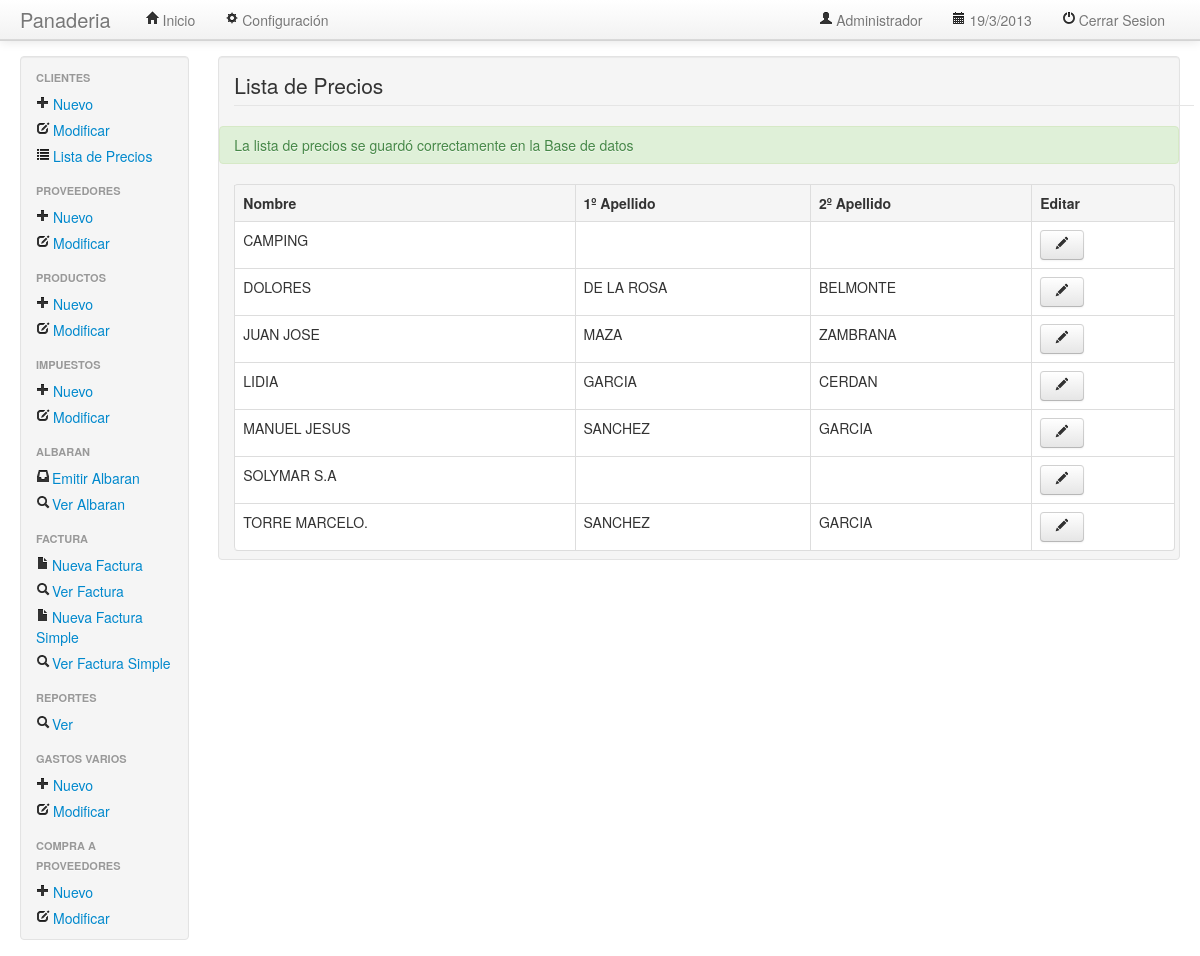
/main.php?iu=listaprecios.php&mdir=vistas&dir=cliente&msg=preciook (signed in), run on the app's committed database.
### tables this page shows
CREATE TABLE `cliente` (
  `idcliente` bigint(10) NOT NULL AUTO_INCREMENT,
  `nombre` varchar(50) NOT NULL,
  `apellido` varchar(50) DEFAULT NULL,
  `cuit` varchar(50) NOT NULL DEFAULT '',
  `dni` varchar(50) NOT NULL,
  `email` varchar(100) DEFAULT NULL,
  `iddomicilio` bigint(10) NOT NULL,
  `2apellido` varchar(50) DEFAULT NULL,
  PRIMARY KEY (`idcliente`)
);

### vistas/cliente/listaprecios.php (the view, shortened to what this page needs)
<?php
$sql = "SELECT idcliente,nombre,apellido,2apellido FROM cliente ORDER BY nombre";
$result = mysql_query($sql);
?>
<legend style="margin-left:15px;">Lista de Precios</legend>
 <?php
  if($_GET['msg'] == 'preciook'){
      echo '<div class="alert alert-success">La lista de precios se guardó correctamente en la Base de datos</div>';
  }
  ?>
<table style="margin: 15px 0px 0px 15px; width: 98%;" class="table table-bordered">
    <tr>
        <th style="font-weight: bold;">
            Nombre
        </th>
        <th style="font-weight: bold;">
            1º Apellido
        </th>
        <th style="font-weight: bold;">
            2º Apellido
        </th>
        <th style="font-weight: bold;">
            Editar
        </th>
    </tr>
    <tbody style="background-color: #ffffff;">
        <?php
        while ($fila = mysql_fetch_assoc($result)) {
            ?>
            <tr>
                <td>
                    <?php echo $fila['nombre']; ?>
                </td>
                <td>
                    <?php echo $fila['apellido']; ?>
                </td>
                <td>
                    <?php echo $fila['2apellido']; ?>
                </td>
                <td>
                    <a class="btn" href= <?php echo "main.php?iu=adminlistaprecios.php&mdir=negocios&dir=cliente&idcliente=".$fila['idcliente']."&nombre=".$fila['nombre'].""."&apellido=".$fila['apellido'].""."&2apellido=".$fila['2apellido'].""; ?> ><i class="icon-pencil"></i></a>
                </td>
            </tr>
            <?php
        }
        ?>
    </tbody>
</table>

### data on the page
cliente: nombre "CAMPING"
cliente: nombre "DOLORES", apellido "DE LA ROSA", 2apellido "BELMONTE"
cliente: nombre "JUAN JOSE", apellido "MAZA", 2apellido "ZAMBRANA"
cliente: nombre "LIDIA", apellido "GARCIA", 2apellido "CERDAN"
cliente: nombre "MANUEL JESUS", apellido "SANCHEZ", 2apellido "GARCIA"
cliente: nombre "SOLYMAR S.A"
cliente: nombre "TORRE MARCELO.", apellido "SANCHEZ", 2apellido "GARCIA"
